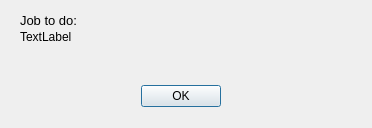
<?xml version="1.0" encoding="UTF-8"?>
<ui version="4.0">
 <class>NewAssignmentPopup</class>
 <widget class="QDialog" name="NewAssignmentPopup">
  <property name="geometry">
   <rect>
    <x>0</x>
    <y>0</y>
    <width>372</width>
    <height>128</height>
   </rect>
  </property>
  <property name="windowTitle">
   <string>Master</string>
  </property>
  <widget class="QDialogButtonBox" name="buttonBox">
   <property name="geometry">
    <rect>
     <x>140</x>
     <y>80</y>
     <width>81</width>
     <height>32</height>
    </rect>
   </property>
   <property name="orientation">
    <enum>Qt::Orientation::Horizontal</enum>
   </property>
   <property name="standardButtons">
    <set>QDialogButtonBox::StandardButton::Ok</set>
   </property>
  </widget>
  <widget class="QLabel" name="lbl_Job">
   <property name="geometry">
    <rect>
     <x>20</x>
     <y>10</y>
     <width>61</width>
     <height>21</height>
    </rect>
   </property>
   <property name="font">
    <font>
     <pointsize>10</pointsize>
    </font>
   </property>
   <property name="text">
    <string>Job to do:</string>
   </property>
  </widget>
  <widget class="QLabel" name="lbl_JobDetails">
   <property name="geometry">
    <rect>
     <x>20</x>
     <y>30</y>
     <width>331</width>
     <height>41</height>
    </rect>
   </property>
   <property name="text">
    <string>TextLabel</string>
   </property>
   <property name="alignment">
    <set>Qt::AlignmentFlag::AlignLeading|Qt::AlignmentFlag::AlignLeft|Qt::AlignmentFlag::AlignTop</set>
   </property>
   <property name="wordWrap">
    <bool>true</bool>
   </property>
  </widget>
 </widget>
 <resources/>
 <connections>
  <connection>
   <sender>buttonBox</sender>
   <signal>accepted()</signal>
   <receiver>NewAssignmentPopup</receiver>
   <slot>accept()</slot>
   <hints>
    <hint type="sourcelabel">
     <x>248</x>
     <y>254</y>
    </hint>
    <hint type="destinationlabel">
     <x>157</x>
     <y>274</y>
    </hint>
   </hints>
  </connection>
  <connection>
   <sender>buttonBox</sender>
   <signal>rejected()</signal>
   <receiver>NewAssignmentPopup</receiver>
   <slot>reject()</slot>
   <hints>
    <hint type="sourcelabel">
     <x>316</x>
     <y>260</y>
    </hint>
    <hint type="destinationlabel">
     <x>286</x>
     <y>274</y>
    </hint>
   </hints>
  </connection>
 </connections>
</ui>
